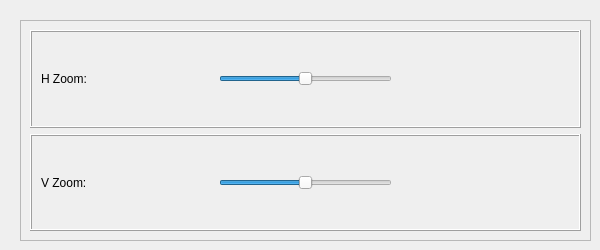
          <widget class="QWidget" name="tab_9">
           <attribute name="title">
            <string>Digital Zoom</string>
           </attribute>
           <widget class="QFrame" name="frame_28">
            <property name="geometry">
             <rect>
              <x>20</x>
              <y>20</y>
              <width>571</width>
              <height>221</height>
             </rect>
            </property>
            <property name="frameShape">
             <enum>QFrame::StyledPanel</enum>
            </property>
            <property name="frameShadow">
             <enum>QFrame::Raised</enum>
            </property>
            <layout class="QVBoxLayout" name="verticalLayout_4">
             <item>
              <widget class="QFrame" name="frame_Edge_H_Zoom">
               <property name="frameShape">
                <enum>QFrame::Box</enum>
               </property>
               <property name="frameShadow">
                <enum>QFrame::Raised</enum>
               </property>
               <layout class="QHBoxLayout" name="horizontalLayout_44">
                <item>
                 <widget class="QLabel" name="label_Edge_Zoom_H_Zoom">
                  <property name="text">
                   <string>H Zoom:</string>
                  </property>
                 </widget>
                </item>
                <item>
                 <widget class="QSlider" name="horizontalSlider_H_Zoom">
                  <property name="sizePolicy">
                   <sizepolicy hsizetype="Minimum" vsizetype="Fixed">
                    <horstretch>0</horstretch>
                    <verstretch>0</verstretch>
                   </sizepolicy>
                  </property>
                  <property name="minimum">
                   <number>0</number>
                  </property>
                  <property name="maximum">
                   <number>100</number>
                  </property>
                  <property name="pageStep">
                   <number>1</number>
                  </property>
                  <property name="value">
                   <number>50</number>
                  </property>
                  <property name="orientation">
                   <enum>Qt::Horizontal</enum>
                  </property>
                 </widget>
                </item>
                <item alignment="Qt::AlignHCenter">
                 <widget class="QLabel" name="label_var_H_Zoom">
                  <property name="text">
                   <string/>
                  </property>
                 </widget>
                </item>
               </layout>
              </widget>
             </item>
             <item>
              <widget class="QFrame" name="frame_Edge_V_Zoom">
               <property name="frameShape">
                <enum>QFrame::Box</enum>
               </property>
               <property name="frameShadow">
                <enum>QFrame::Raised</enum>
               </property>
               <layout class="QHBoxLayout" name="horizontalLayout_45">
                <item>
                 <widget class="QLabel" name="label_Edge_V_Zoom">
                  <property name="text">
                   <string>V Zoom:</string>
                  </property>
                 </widget>
                </item>
                <item>
                 <widget class="QSlider" name="horizontalSlider_V_Zoom">
                  <property name="sizePolicy">
                   <sizepolicy hsizetype="Minimum" vsizetype="Fixed">
                    <horstretch>0</horstretch>
                    <verstretch>0</verstretch>
                   </sizepolicy>
                  </property>
                  <property name="minimum">
                   <number>0</number>
                  </property>
                  <property name="maximum">
                   <number>100</number>
                  </property>
                  <property name="pageStep">
                   <number>1</number>
                  </property>
                  <property name="value">
                   <number>50</number>
                  </property>
                  <property name="orientation">
                   <enum>Qt::Horizontal</enum>
                  </property>
                 </widget>
                </item>
                <item alignment="Qt::AlignHCenter">
                 <widget class="QLabel" name="label_var_V_Zoom">
                  <property name="text">
                   <string/>
                  </property>
                 </widget>
                </item>
               </layout>
              </widget>
             </item>
            </layout>
           </widget>
          </widget>
